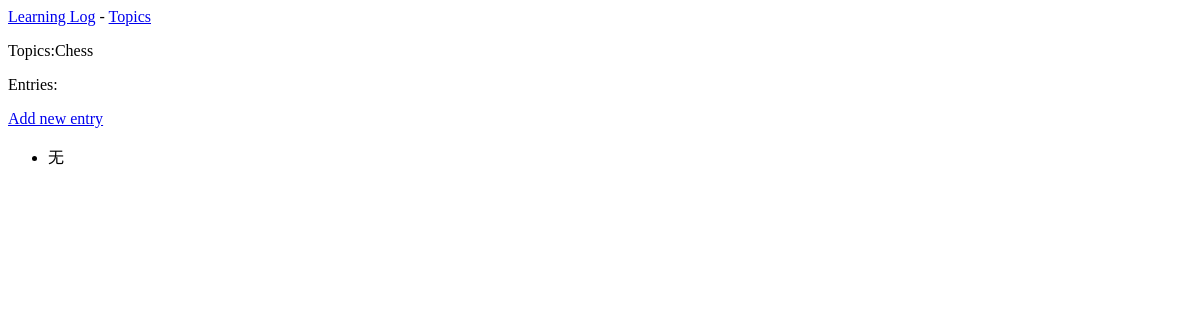
Page /topic/1/ on the earlier database version.
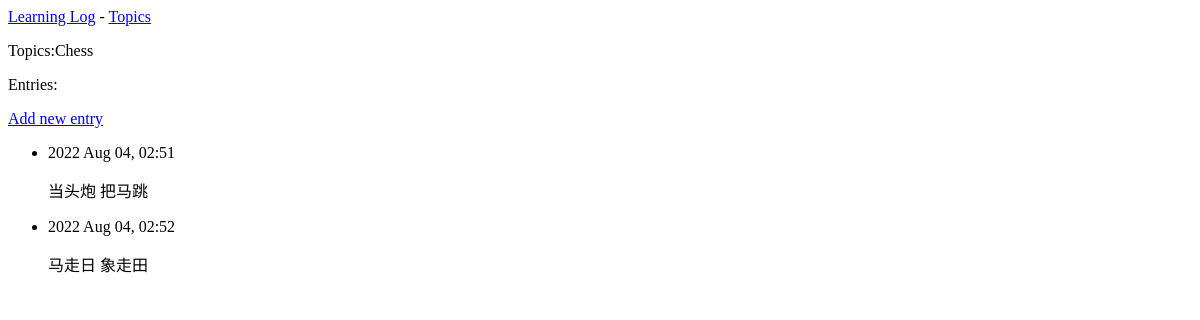
Same page on the later database version.
### learning_logs/models.py (models this page shows, shortened)
class Topic(models.Model):
    text = models.CharField(max_length=200)  # 储存用户写的主题
    date_added = models.DateTimeField(auto_now_add=True)  # 自动标记文件创建时的时间
    def __str__(self):
        return self.text

class Entry(models.Model):
    topic = models.ForeignKey(Topic, on_delete=models.CASCADE)
    text = models.TextField()
    date_added = models.DateTimeField(auto_now_add=True)
    class Meta:
        verbose_name_plural = 'entries'

### learning_logs/views.py (the view)
# urls.py: path('topic/<int:topic_id>/', views.topic, name='topic'),  # 特定主题
def topic(request, topic_id):
    topic = Topic.objects.get(id=topic_id)
    entries = topic.entry_set.order_by('date_added')
    context = {'topic': topic, 'entries': entries}
    return render(request, 'learning_logs/topic.html', context)

### learning_logs/templates/learning_logs/topic.html
{% extends "learning_logs/base.html" %}
{% block content %}
    <p>Topics:{{ topic }}</p>
    <p>Entries:</p>
    <p>
        <a href="{% url 'new_entry' topic.id %}">Add new entry</a>
    </p>
    <ul>
        {% for entry in entries %}
            <li>
                <p>{{ entry.date_added|date:'Y M d, H:i' }}</p>
                <p>{{ entry.text|linebreaks }}</p>
            </li>
        {% empty %}
            <li>无</li>
        {% endfor %}
    </ul>
{% endblock content %}

### learning_logs/templates/learning_logs/base.html
<p>
    <a href="{% url 'index' %}">Learning Log</a> -
    <a href="{% url 'topics' %}">Topics</a>
</p>
{% block content %}{% endblock content %}

Differences in the rows shown:
added Entry: date_added "2022 Aug 04, 02:51", text "当头炮 把马跳"
added Entry: date_added "2022 Aug 04, 02:52", text "马走日 象走田"
Other differences:
text no longer shown: "无"
